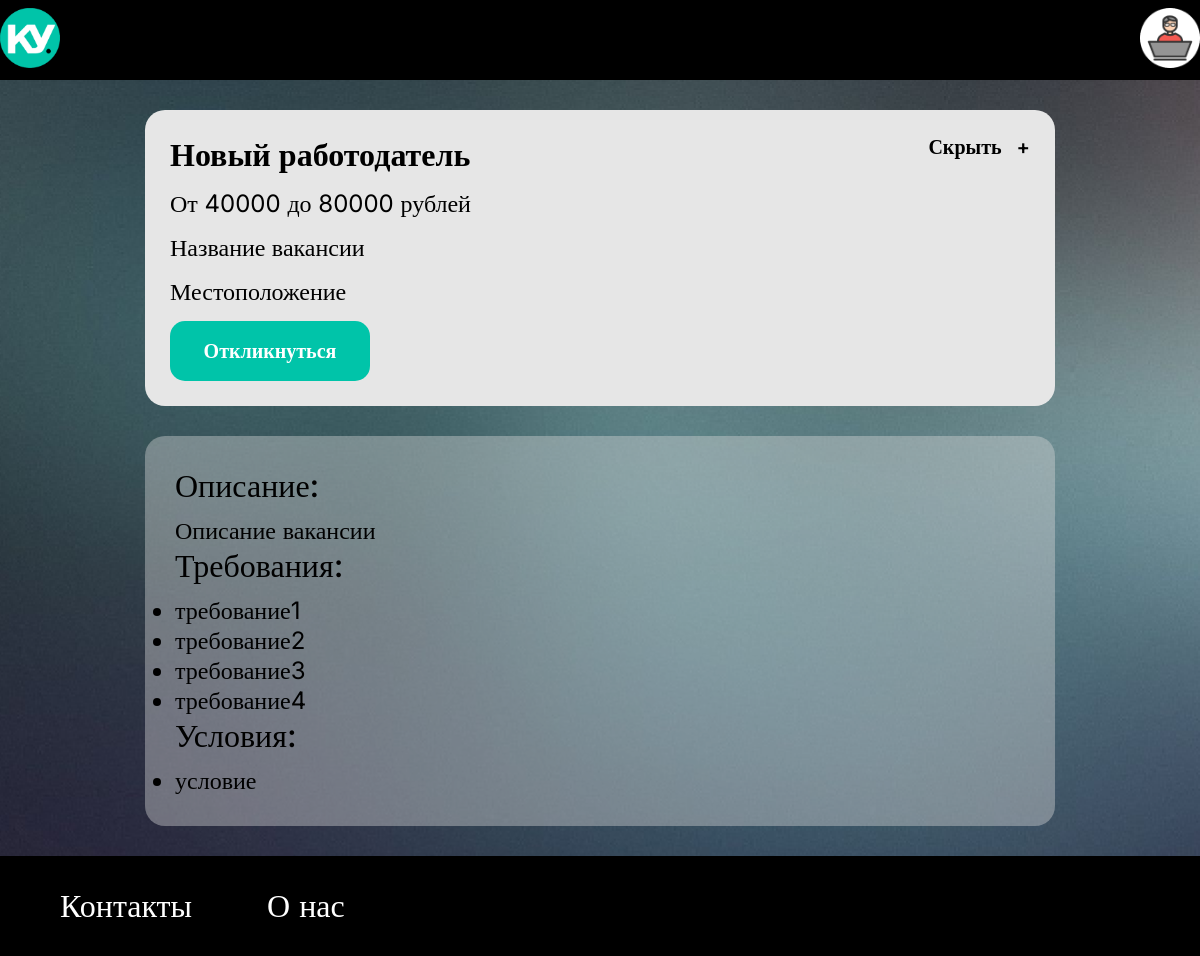
Page /vacancy_detail/4/ on the committed database.
### DB_client/models.py (models this page shows)
class Job(models.Model):
    employer_id = models.ForeignKey(User, on_delete=models.CASCADE)
    name = models.CharField(max_length=100)
    company_name = models.CharField(max_length=100)
    description = models.TextField()
    requirements = models.JSONField()
    conditions = models.TextField()
    salary_from = models.DecimalField(max_digits=8, decimal_places=0, null=True)
    salary_to = models.DecimalField(max_digits=8, decimal_places=0, null=True)
    location = models.CharField(max_length=100)
    job_type = models.CharField(
        max_length=10,
        choices=[
            ('Full_Time', 'Полная занятость'),
            ('Part_Time', 'Частичная занятость'),
            ('Remote', 'Удалённая работа')
        ]
    )
    experience_level = models.CharField(
        max_length=20,
        choices=[
            ('no_expirience', 'Без опыта'),
            ('1_between_3', 'От 1 года до 3 лет'),
            ('3_between_6', 'От 3 до 6 лет'),
            ('more_than_6', 'От 3 до 6 лет'),
        ]
    )
    created_at = models.DateTimeField(auto_now_add=True)
    updated_at = models.DateTimeField(auto_now=True)

### DB_client/views.py (the view)
# urls.py: path("vacancy_detail/<int:vac_id>/", vacancy_detail, name="vacancy_detail"),
def vacancy_detail(request, vac_id):
    vacancy = model_to_dict(Job.objects.get(id=vac_id))
    get_salary_info(vacancy)
    vacancy['requirements'] = vacancy['requirements'].split(', ')
    print(vacancy)
    return render(request, 'new_templates/vacancy_info.html', {'vacancy': vacancy})

### DB_client/views.py (called while the page is built)
def get_salary_info(vac):
    if vac['salary_from'] is not None and vac['salary_to'] is not None:
        vac['salary_info'] = f'От {vac["salary_from"]} до {vac["salary_to"]} рублей'
    elif vac['salary_from'] is None and vac['salary_to'] is not None:
        vac['salary_info'] = f'До {vac["salary_to"]} рублей'
    elif vac['salary_from'] is not None and vac.salary_to is None:
        vac['salary_info'] = f'От {vac["salary_from"]} рублей'
    else:
        vac['salary_info'] = 'Зарплата не указана'

### DB_client/templates/new_templates/vacancy_info.html (shortened to what this page needs)
<!DOCTYPE html>
<html lang="en">
<head>
    <link rel="stylesheet" href="../../static/css/new_css/vacancy_info.css">
</head>
<body>
    <header class="vacancy-info-header">
        <nav class="vacancy-info-nav">
            <a class="logo" href="{% url 'start_page' %}">
                <img src="../../static/img/logo_start.png" width="60" height="60" alt="Логотип КодовоеУбежище">
            </a>
            <a class="personal-cabinet-logo" href="#">
                <img src="../../static/img/personal_cabinet_logo.png" width="60" height="60" alt="Логотип персонального кабинета">
            </a>
        </nav>
    </header>
    <main class="vacancy-info-main">
        <div class="vacancy">
            <div class="vacancy-info">
                <p class="vacancy-info-head">{{ vacancy.name }}</p>
                <p class="vacancy-info-salary">{{ vacancy.salary_info }}</p>
                <p class="vacancy-info-company">{{ vacancy.company_name }}</p>
                <p class="vacancy-info-workplace">{{ vacancy.location }}</p>
                <button type="button" class="vacancy-apply-button">Откликнуться</button>
            </div>
            <div class="vacancy-buttons">
                <button type="button" class="hide-vacancy-button">Скрыть</button>
                <button type="button" class="add-vacancy-button">+</button>
            </div>
        </div>
        <div class="vacancy-block">
            <div class="vacancy-about">
                <p class="vacancy-about-header">Описание:</p>
                <p class="vacancy-about-item">{{ vacancy.description }}</p>
            </div>
            <div class="vacancy-about">
                <p class="vacancy-about-header">Требования:</p>
                <ul class="vacancy-about-items">
                    {% for skill in vacancy.requirements %}
                    <li class="vacancy-about-item">
                        {{ skill }}
                    </li>
                    {% endfor %}
                </ul>
            </div>
            <div class="vacancy-about">
                <p class="vacancy-about-header">Условия:</p>
                <ul class="vacancy-about-items">
                    <li class="vacancy-about-item">
                        {{ vacancy.conditions }}
                    </li>
                </ul>
            </div>
        </div>
    </main>
    <footer class="vacancy-info-footer">
        <nav class="vacancy-info-footer-nav">
            <ul class="footer-site-navigation">
                <li class="footer-site-navigation-item">
                    <a href="">Контакты</a>
                </li>
                <li class="footer-site-navigation-item">
                    <a href="">О нас</a>
                </li>
            </ul>
        </nav>
    </footer>
</body>
</html>

### DB_client/static/css/new_css/vacancy_info.css (style rules this page uses)
body { margin: 0; padding: 0; }
.vacancy-info-header { margin: 0; padding: 0; background-color: black; }
.vacancy-info-nav { display: flex; height: 80px; justify-content: space-between; align-items: center; }
.vacancy-info-main { margin: 0; padding: 30px 0; background: url(../../img/page.png); background-size: auto; display: flex; flex-direction: column; align-items: center; gap: 30px; }
.vacancy { padding: 25px; width: 860px; background-color: #e6e6e6; display: flex; justify-content: space-between; border-radius: 20px; }
.vacancy-info { display: flex; flex-direction: column; gap: 15px; }
.vacancy-info-head { margin: 0; padding: 0; color: black; font-family: Inter; font-size: 32px; font-weight: 600; }
.vacancy-info-salary { margin: 0; padding: 0; font-family: Inter; color: black; font-size: 24px; font-weight: 400; }
.vacancy-info-company { margin: 0; padding: 0; color: black; font-family: Inter; font-size: 24px; font-weight: 500; }
.vacancy-info-workplace { margin: 0; padding: 0; color: black; font-family: Inter; font-size: 24px; font-weight: 400; }
.vacancy-apply-button { margin: 0; padding: 0; color: white; border: none; border-radius: 15px; background: #00c4a9; width: 200px; height: 60px; font-family: Inter; font-size: 20px; font-weight: 600; }
.vacancy-buttons { display: flex; flex-direction: row; align-items: flex-start; gap: 15px; }
.vacancy-buttons button { margin: 0; padding: 0; color: black; border: none; background: none; font-family: Inter; font-size: 20px; font-weight: 600; }
.vacancy-block { background-color: rgba(217, 217, 217, 0.4); border-radius: 20px; padding: 30px; }
.vacancy-about { display: flex; flex-direction: column; gap: 10px; width: 850px; }
.vacancy-about-header { margin: 0; padding: 0; font-family: Inter; font-size: 32px; font-weight: 500; line-height: 40px; color: black; }
.vacancy-about-items { margin: 0; padding: 0; }
.vacancy-about-item { margin: 0; padding: 0; font-family: Inter; font-size: 24px; font-weight: 400; line-height: 30px; color: black; }
.vacancy-info-footer { margin: 0; padding: 0; background-color: black; height: 100px; display: flex; justify-content: flex-start; width: 100%; }
.vacancy-info-footer-nav { display: flex; flex-direction: row; margin: 0; gap: 50px; }
.footer-site-navigation { padding: 0; padding-left: 60px; margin: 0; display: flex; flex-direction: row; align-items: center; list-style: none; gap: 75px; }
.footer-site-navigation-item a { text-decoration: none; color: white; font-family: Inter; font-size: 32px; font-weight: 400; line-height: 38.73px; text-align: left; }

### rows in the picture
Job: name "Новый работодатель", company_name "Название вакансии", location "Местоположение", description "Описание вакансии", conditions "условие"

### other values in the picture
{{ vacancy.salary_info }} "От 40000 до 80000 рублей"
{{ skill }} "требование1" "требование2" "требование3" "требование4"
